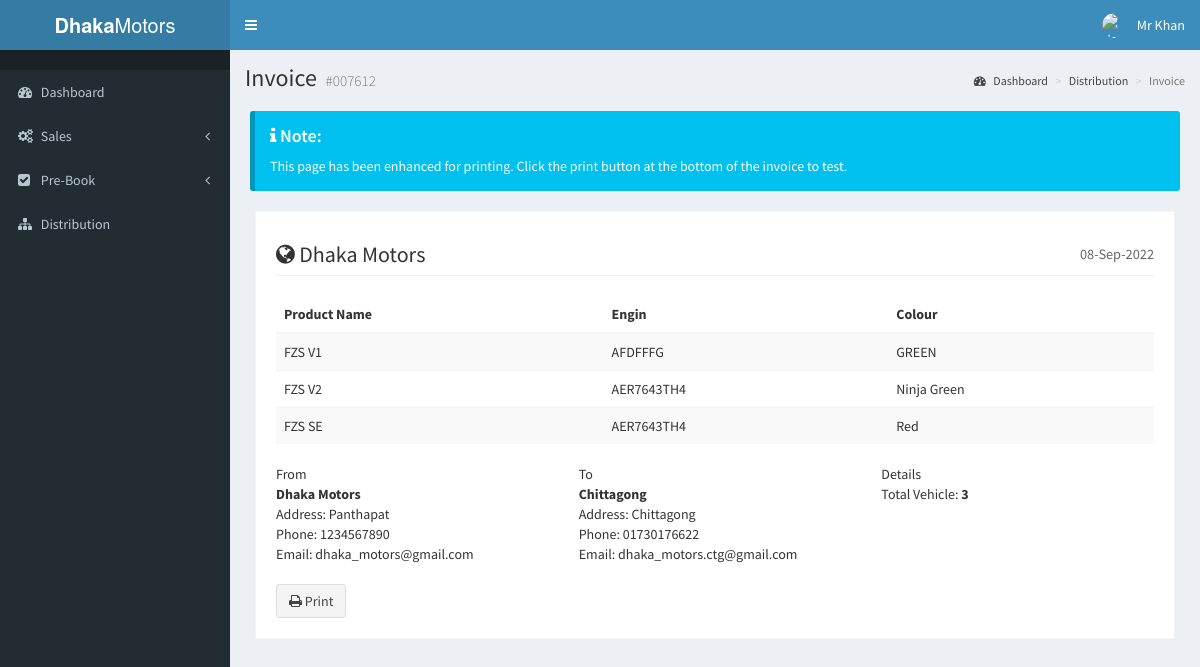
Screenshot of /pages/Manager/invoice_distribution.php?distribution_id=2 (signed in) with the database file from the repository.
### tables this page shows
CREATE TABLE `motorcycle_info` (
  `mID` int(11) NOT NULL,
  `mType` varchar(30) NOT NULL,
  `mName` varchar(30) NOT NULL,
  `model` varchar(100) NOT NULL,
  `engineNo` varchar(30) NOT NULL,
  `chassisNo` varchar(30) NOT NULL,
  `cc` int(10) NOT NULL,
  `color` varchar(30) NOT NULL,
  `price` varchar(30) NOT NULL,
  `sID` int(11) DEFAULT NULL,
  `saleID` int(11) DEFAULT NULL,
  `cID` int(11) DEFAULT NULL,
  `warranty` date NOT NULL,
  `reg` varchar(50) NOT NULL
);

CREATE TABLE `dealers` (
  `ID` int(11) NOT NULL,
  `dealerName` varchar(30) NOT NULL
);

### pages/Manager/invoice_distribution.php (the view, shortened to what this page needs)
<?php
include 'layout/head.php';
?>
 <div class="content-wrapper">
    <section class="content-header">
      <h1>
        Invoice
        <small>#007612</small>
      </h1>
      <ol class="breadcrumb">
        <li><a href="#"><i class="fa fa-dashboard"></i> Dashboard</a></li>
        <li><a href="#">Distribution</a></li>
        <li class="active">Invoice</li>
      </ol>
    </section>
    <div class="pad margin no-print">
      <div class="callout callout-info" style="margin-bottom: 0!important;">
        <h4><i class="fa fa-info"></i> Note:</h4>
        This page has been enhanced for printing. Click the print button at the bottom of the invoice to test.
      </div>
    </div>
    <section class="invoice">
      <div class="row">
        <div class="col-xs-12">
          <h2 class="page-header">
            <i class="fa fa-globe"></i> Dhaka Motors
            <small class="pull-right"><?php echo  date('d-M-Y');?></small>
          </h2>
        </div>
      </div>
      <div class="row">
        <div class="col-xs-12 table-responsive">
          <table class="table table-striped">
            <thead>
            <tr>
              <th>Product Name</th>
              <th>Engin</th>
              <th >Colour</th>
            </tr>
            </thead>
            <tbody>
                <?php
                $id=$_GET['distribution_id'];
                $connection=mysqli_connect("localhost","root","","dhaka_motors");
                $query="SELECT *, count(m.mID) as id
                    from motorcycle_info m, stock_info s, distribution d, dealers de
                    where m.sID=s.sID
                    and s.dealer_id=de.ID
                    and de.ID=d.dealer_id
                    and d.distribution_id='".$id."'
                    group by m.mID
                    ";
                $result=mysqli_query($connection,$query);
                if($result){
                  $q = 0;
                  while($row=mysqli_fetch_array($result, MYSQLI_ASSOC)){
                    $branch = $row['dealerName'];
                    $id=$row['id'];
                    $did=$row['distribution_id'];
                    echo "<tr>";
                    echo "<td>".$row['mName']."</td>";
                    echo "<td>".$row['engineNo']."</td>";
                    echo "<td>".$row['color']."</td>";
                    echo "</tr>";
                   $q += $id;
                  }
                }else{
                  echo mysqli_error($connection);
                }
                ?>
            </tbody>
          </table>
        </div>
      </div>
      <div class="row invoice-info">
        <div class="col-sm-4 invoice-col">
          From
          <address>
            <strong>Dhaka Motors</strong><br>
              Address: Panthapat<br>
              Phone: 1234567890<br>
              Email: dhaka_motors@gmail.com
          </address>
        </div>
        <div class="col-sm-4 invoice-col">
          To
          <address>
            <strong><?php  echo $branch?></strong><br>
            Address: Chittagong<br>
              Phone: 01730176622<br>
              Email: dhaka_motors.ctg@gmail.com
          </address>
        </div>
        <div class="col-sm-4 invoice-col">
          Details
          <address>
          Total Vehicle: <strong><?php  echo $q?></strong><br>
          </address>
        </div>
      </div>
      <div class="row no-print">
        <div class="col-xs-12">
        <?php echo "<a href=print_invoice_distribution.php?distribution_id=$did target=_blank class='btn btn-default'><i class='fa fa-print'></i> Print</a>"?>
        </div>
      </div>
    </section>
  </div>
<?php
 include 'layout/foot.php';
?>

### rows the page displays
motorcycle_info: mName "FZS V1", engineNo "AFDFFFG", color "GREEN"
motorcycle_info: mName "FZS V2", engineNo "AER7643TH4", color "Ninja Green"
motorcycle_info: mName "FZS SE", engineNo "AER7643TH4", color "Red"
dealers: dealerName "Chittagong"

### other values shown
$_SESSION['userName'] "Mr Khan"
$q "3"
